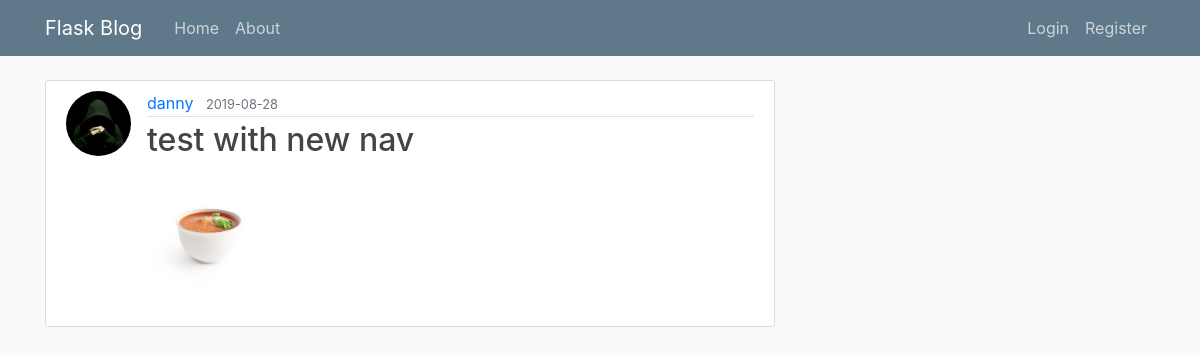
The page /post2/12 on the database as committed earlier.
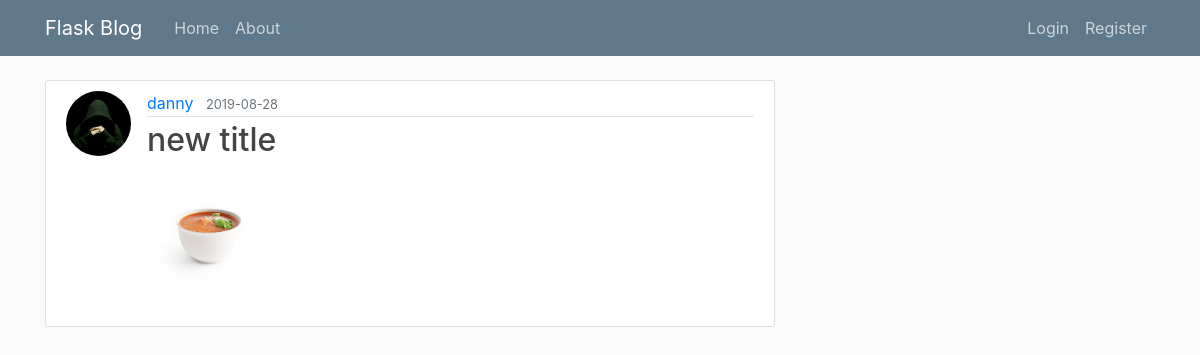
The same page on the database as committed later.
### backend/flaskblog/models.py (models this page shows, shortened)
class Post(db.Model):
    id = db.Column(db.Integer, primary_key=True)
    title = db.Column(db.String(100), nullable=False)
    time = db.Column(db.String(100), nullable=False)
    serves = db.Column(db.String(100), nullable=False)
    cal = db.Column(db.String(100), nullable=False)
    date_posted = db.Column(db.DateTime, nullable=False, default=datetime.utcnow)
    ingredients = db.Column(db.PickleType(), nullable=False)
    steps = db.Column(db.PickleType(), nullable=False)
    image = db.Column(db.String(20), nullable=False, default='image.jpg')
    user_id = db.Column(db.Integer, db.ForeignKey('user.id'), nullable=False)

### backend/flaskblog/routes.py (the view)
@app.route("/post2/<int:post_id>")
def post2(post_id):
    post = Post.query.get_or_404(post_id)
    return render_template('post1.html', title=post.title, post=post)

### backend/flaskblog/templates/post1.html (shortened to what this page needs)
{% extends "layout.html" %}
{% block content %}
  <article class="media content-section">
    <img class="rounded-circle article-img" src="{{ url_for('static', filename='profile_pics/' + post.author.image_file) }}">
    <div class="media-body">
      <div class="article-metadata">
        <a class="mr-2" href="{{ url_for('user_posts', username=post.author.username) }}">{{ post.author.username }}</a>
        <small class="text-muted">{{ post.date_posted.strftime('%Y-%m-%d') }}</small>
      </div>
      <h2 class="article-title">{{ post.title }}</h2>
      <img class="rounded-circle account-img" src="{{ url_for('static', filename='post_img/' + post.image) }}">
    </div>
  </article>
{% endblock content %}

Rows that differ between the two databases and show on the page:
changed Post: title "test with new nav" → "new title"
